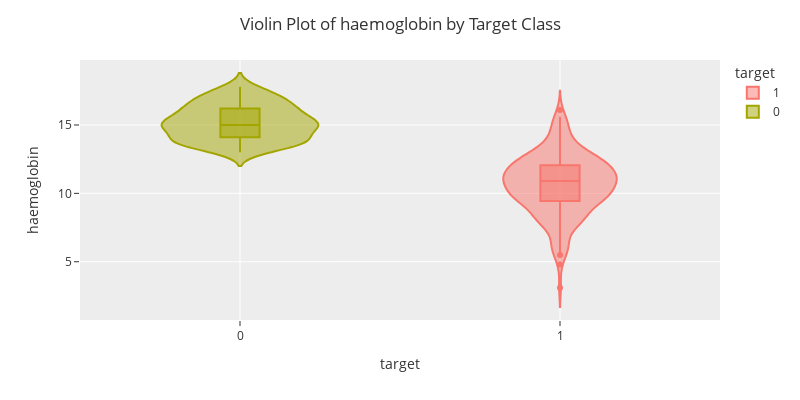

The notebook cell this image was saved under:
### Code cell
violin('haemoglobin')

### Figure 1 — Plotly figure (JSON) as saved in the notebook; plotly's stock layout.template omitted (floating-point values rounded to 4 significant figures; data arrays with more than 128 entries replaced by an {"elided": "..."} marker saying what was removed)
{"data": [{"alignmentgroup": "True", "box": {"visible": true}, "hovertemplate": "target=%{x}<br>haemoglobin=%{y}<extra></extra>", "legendgroup": "1", "marker": {"color": "#F8766D"}, "name": "1", "offsetgroup": "1", "orientation": "v", "scalegroup": "True", "showlegend": true, "type": "violin", "x": {"elided": "250 int values"}, "x0": " ", "xaxis": "x", "y": {"elided": "250 float values"}, "y0": " ", "yaxis": "y"}, {"alignmentgroup": "True", "box": {"visible": true}, "hovertemplate": "target=%{x}<br>haemoglobin=%{y}<extra></extra>", "legendgroup": "0", "marker": {"color": "#A3A500"}, "name": "0", "offsetgroup": "0", "orientation": "v", "scalegroup": "True", "showlegend": true, "type": "violin", "x": {"elided": "150 int values"}, "x0": " ", "xaxis": "x", "y": {"elided": "150 float values"}, "y0": " ", "yaxis": "y"}], "layout": {"height": 400, "legend": {"title": {"text": "target"}, "tracegroupgap": 0}, "margin": {"t": 60}, "title": {"text": "Violin Plot of haemoglobin by Target Class"}, "violinmode": "overlay", "width": 800, "xaxis": {"anchor": "y", "categoryarray": [1, 0], "categoryorder": "array", "domain": [0, 1], "title": {"text": "target"}}, "yaxis": {"anchor": "x", "domain": [0, 1], "title": {"text": "haemoglobin"}}}}
